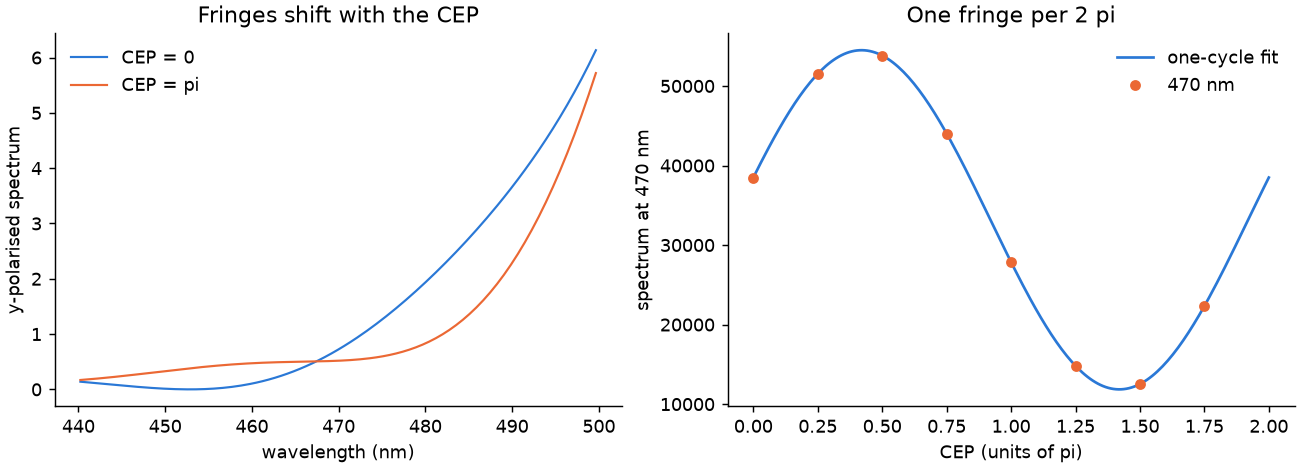

Recreate this plot in Python.
"""An f-2f interferometer with the Python API: the spectral fringes between a pulse and its harmonic follow the carrier-envelope phase."""
import math

import matplotlib
matplotlib.use("Agg")
import matplotlib.pyplot as plt
import numpy as np

import ultrafast as uf
from ultrafast import build as b

BLUE, ORANGE = "#2a78d6", "#eb6834"
C = 299792458.0
LAM_OVERLAP = 470e-9        # where the blue wing of the 3 fs pulse meets the red wing of its second harmonic

system = b.system("f-2f", b.Branched([
    b.link(b.beam_splitter("bs"), {"c": "x", "d": "ref"}),
    b.link(b.crystal("x", "BBO", 5e-6, "shg", type="I", output="sh", beam=b.gaussian_beam(20e-6)), "merge:1"),
    b.link(b.delay("ref", delay_s=40e-15), "merge:2"),
    b.link(b.beam_splitter("merge"), {"c": "end", "d": "virtual"}),
]))


def spectrum(cep):
    pulse = b.pulse(800e-9, 3e-15, energy=1e-9, cepRad=cep, polarization="45")
    res = uf.run(system, b.run_spec(pulse, grid=b.grid(n=2 ** 15, window_s=2e-12)))
    w = res["output_omega_rad_s"]
    # type I: the harmonic is polarised along y, so the y part of the reference is what it beats with
    return w, np.abs(res["output_ay_re"] + 1j * res["output_ay_im"]) ** 2


ceps = np.arange(8) * math.pi / 4
curves = [spectrum(c) for c in ceps]
w = curves[0][0]
at = np.abs(w - 2 * math.pi * C / LAM_OVERLAP).argmin()
signal = np.array([c[1][at] for c in curves])
component = (signal * np.exp(-1j * ceps)).sum() / len(ceps)
second = abs((signal * np.exp(-2j * ceps)).sum() / len(ceps))
print("modulation at one cycle per 2 pi of CEP   %.3f of the mean" % (2 * abs(component) / signal.mean()))
print("at two cycles                             %.4f of the one-cycle part" % (second / abs(component)))

nm = 2e9 * math.pi * C / np.where(w > 0, w, np.inf)
band = (nm > 440) & (nm < 500)
order = np.argsort(nm[band])
fig, (left, right) = plt.subplots(1, 2, figsize=(10, 3.6), constrained_layout=True)
for k, color, label in ((0, BLUE, "CEP = 0"), (4, ORANGE, "CEP = pi")):
    left.plot(nm[band][order], curves[k][1][band][order] / signal.max(), color=color, lw=1.2, label=label)
left.set(xlabel="wavelength (nm)", ylabel="y-polarised spectrum", title="Fringes shift with the CEP")
left.legend(frameon=False)
fine = np.linspace(0, 2 * math.pi, 200)
right.plot(fine / math.pi, signal.mean() + 2 * (component * np.exp(1j * fine)).real, color=BLUE, lw=1.5, label="one-cycle fit")
right.plot(ceps / math.pi, signal, "o", color=ORANGE, ms=5, label="470 nm")
right.set(xlabel="CEP (units of pi)", ylabel="spectrum at 470 nm", title="One fringe per 2 pi")
right.legend(frameon=False)
for ax in (left, right):
    ax.spines[["top", "right"]].set_visible(False)
fig.savefig("f2f.png", dpi=130)
